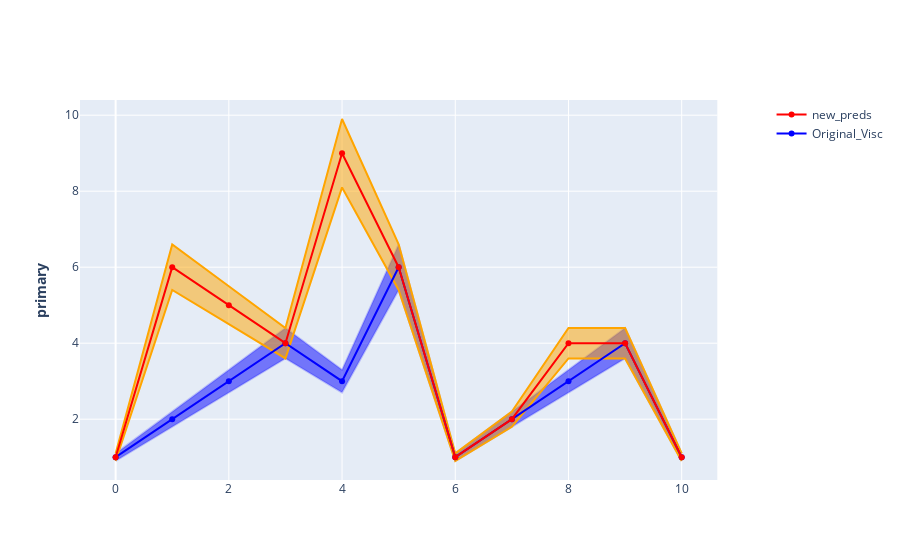

Notebook source saved alongside this figure:
### Code cell
plot_lineplot(df= df, event=None)

### Figure 1 — Plotly figure (JSON) as saved in the notebook; plotly's stock layout.template omitted (floating-point values rounded to 4 significant figures)
{"data": [{"line": {"color": "rgba(0,0,255,0.2)"}, "mode": "lines", "showlegend": false, "type": "scatter", "x": [0, 1, 2, 3, 4, 5, 6, 7, 8, 9, 10], "xaxis": "x", "y": [1.1, 2.2, 3.3, 4.4, 3.3, 6.6, 1.1, 2.2, 3.3, 4.4, 1.1], "yaxis": "y"}, {"fill": "tonexty", "line": {"color": "rgba(0,0,255,0.2)"}, "mode": "lines", "showlegend": false, "type": "scatter", "x": [0, 1, 2, 3, 4, 5, 6, 7, 8, 9, 10], "xaxis": "x", "y": [0.9, 1.8, 2.7, 3.6, 2.7, 5.4, 0.9, 1.8, 2.7, 3.6, 0.9], "yaxis": "y"}, {"line": {"color": "rgba(255,165,0,255)"}, "mode": "lines", "showlegend": false, "type": "scatter", "x": [0, 1, 2, 3, 4, 5, 6, 7, 8, 9, 10], "xaxis": "x", "y": [1.1, 6.6, 5.5, 4.4, 9.9, 6.6, 1.1, 2.2, 4.4, 4.4, 1.1], "yaxis": "y"}, {"fill": "tonexty", "line": {"color": "rgba(255,165,0,255)"}, "mode": "lines", "showlegend": false, "type": "scatter", "x": [0, 1, 2, 3, 4, 5, 6, 7, 8, 9, 10], "xaxis": "x", "y": [0.9, 5.4, 4.5, 3.6, 8.1, 5.4, 0.9, 1.8, 3.6, 3.6, 0.9], "yaxis": "y"}, {"line": {"color": "blue"}, "name": "Original_Visc", "type": "scatter", "x": [0, 1, 2, 3, 4, 5, 6, 7, 8, 9, 10], "xaxis": "x", "y": [1, 2, 3, 4, 3, 6, 1, 2, 3, 4, 1], "yaxis": "y"}, {"line": {"color": "red"}, "name": "new_preds", "type": "scatter", "x": [0, 1, 2, 3, 4, 5, 6, 7, 8, 9, 10], "xaxis": "x", "y": [1, 6, 5, 4, 9, 6, 1, 2, 4, 4, 1], "yaxis": "y"}], "layout": {"xaxis": {"anchor": "y", "domain": [0, 0.94]}, "yaxis": {"anchor": "x", "domain": [0, 1], "title": {"text": "<b>primary</b>"}}, "yaxis2": {"anchor": "x", "overlaying": "y", "side": "right", "title": {"text": "<b>secondary</b>"}}}}
